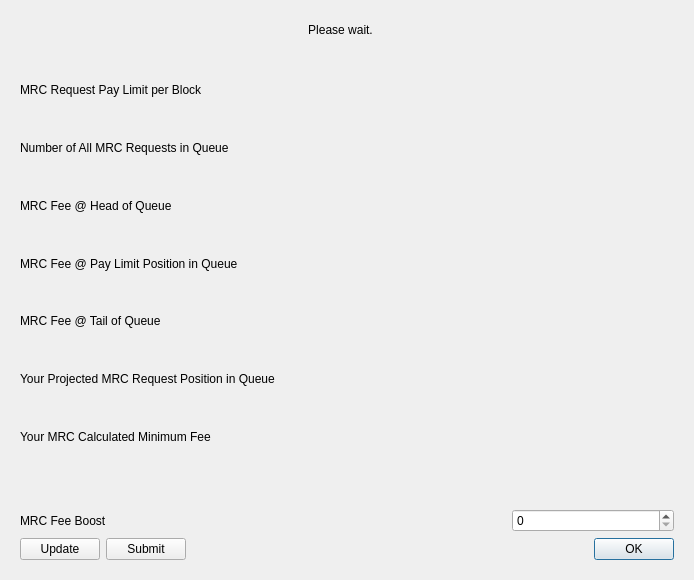
<?xml version="1.0" encoding="UTF-8"?>
<ui version="4.0">
 <class>MRCRequestPage</class>
 <widget class="QDialog" name="MRCRequestPage">
  <property name="geometry">
   <rect>
    <x>0</x>
    <y>0</y>
    <width>694</width>
    <height>580</height>
   </rect>
  </property>
  <property name="sizePolicy">
   <sizepolicy hsizetype="Preferred" vsizetype="Preferred">
    <horstretch>0</horstretch>
    <verstretch>0</verstretch>
   </sizepolicy>
  </property>
  <property name="windowTitle">
   <string>MRC Requests</string>
  </property>
  <layout class="QVBoxLayout" name="verticalLayout" stretch="0,0">
   <item>
    <widget class="QFrame" name="waitForNextBlockUpdateFrame">
     <layout class="QVBoxLayout" name="verticalLayout_5">
      <item>
       <layout class="QHBoxLayout" name="horizontalLayout">
        <item>
         <spacer name="horizontalSpacer">
          <property name="orientation">
           <enum>Qt::Horizontal</enum>
          </property>
          <property name="sizeHint" stdset="0">
           <size>
            <width>40</width>
            <height>20</height>
           </size>
          </property>
         </spacer>
        </item>
        <item>
         <widget class="QLabel" name="waitForBlockUpdateLabel">
          <property name="text">
           <string>Please wait.</string>
          </property>
          <property name="alignment">
           <set>Qt::AlignCenter</set>
          </property>
         </widget>
        </item>
        <item>
         <widget class="QLabel" name="waitForBlockUpdate">
          <property name="text">
           <string/>
          </property>
          <property name="pixmap">
           <pixmap resource="../bitcoin.qrc">:/icons/no_result</pixmap>
          </property>
         </widget>
        </item>
        <item>
         <spacer name="horizontalSpacer_2">
          <property name="orientation">
           <enum>Qt::Horizontal</enum>
          </property>
          <property name="sizeHint" stdset="0">
           <size>
            <width>40</width>
            <height>20</height>
           </size>
          </property>
         </spacer>
        </item>
       </layout>
      </item>
     </layout>
    </widget>
   </item>
   <item>
    <widget class="QFrame" name="mrcStatusSubmitFrame">
     <layout class="QVBoxLayout" name="verticalLayout_6" stretch="8,0,2,2">
      <item>
       <layout class="QGridLayout" name="gridLayout" columnstretch="300,100">
        <item row="3" column="0">
         <widget class="QLabel" name="mrcQueuePayLimitFeeLabel">
          <property name="text">
           <string>MRC Fee @ Pay Limit Position in Queue</string>
          </property>
         </widget>
        </item>
        <item row="4" column="0">
         <widget class="QLabel" name="mrcQueueTailFeeLabel">
          <property name="text">
           <string>MRC Fee @ Tail of Queue</string>
          </property>
         </widget>
        </item>
        <item row="5" column="1">
         <widget class="QLabel" name="mrcQueuePosition">
          <property name="toolTip">
           <string>Your projected or actual position among MRCs in the memory pool ordered by MRC fee in descending order</string>
          </property>
          <property name="text">
           <string/>
          </property>
         </widget>
        </item>
        <item row="1" column="0">
         <widget class="QLabel" name="numMRCInQueueLabel">
          <property name="text">
           <string>Number of All MRC Requests in Queue</string>
          </property>
         </widget>
        </item>
        <item row="1" column="1">
         <widget class="QLabel" name="numMRCInQueue">
          <property name="toolTip">
           <string>The number of MRCs in the memory pool</string>
          </property>
          <property name="text">
           <string/>
          </property>
         </widget>
        </item>
        <item row="5" column="0">
         <widget class="QLabel" name="mrcQueuePositionLabel">
          <property name="text">
           <string>Your Projected MRC Request Position in Queue</string>
          </property>
         </widget>
        </item>
        <item row="3" column="1">
         <widget class="QLabel" name="mrcQueuePayLimitFee">
          <property name="toolTip">
           <string>The MRC fee being paid by the MRC in the last position within the pay limit in the memory pool</string>
          </property>
          <property name="text">
           <string/>
          </property>
         </widget>
        </item>
        <item row="0" column="0">
         <widget class="QLabel" name="mrcQueueLimitLabel">
          <property name="toolTip">
           <string/>
          </property>
          <property name="text">
           <string>MRC Request Pay Limit per Block</string>
          </property>
         </widget>
        </item>
        <item row="6" column="0">
         <widget class="QLabel" name="mrcMinimumSubmitFeeLabel">
          <property name="text">
           <string>Your MRC Calculated Minimum Fee</string>
          </property>
         </widget>
        </item>
        <item row="6" column="1">
         <widget class="QLabel" name="mrcMinimumSubmitFee">
          <property name="toolTip">
           <string>The calculated minimum fee for the MRC. This may not be sufficient to submit the MRC if the queue is already full. In that case, you need to use the MRC fee boost to raise the fee to get your MRC in the queue.</string>
          </property>
          <property name="text">
           <string/>
          </property>
         </widget>
        </item>
        <item row="4" column="1">
         <widget class="QLabel" name="mrcQueueTailFee">
          <property name="toolTip">
           <string>The lowest MRC fee being paid of MRCs in the memory pool</string>
          </property>
          <property name="text">
           <string/>
          </property>
         </widget>
        </item>
        <item row="0" column="1">
         <widget class="QLabel" name="mrcQueueLimit">
          <property name="toolTip">
           <string>The maximum number of MRCs that can be paid per block</string>
          </property>
          <property name="text">
           <string/>
          </property>
         </widget>
        </item>
        <item row="2" column="1">
         <widget class="QLabel" name="mrcQueueHeadFee">
          <property name="toolTip">
           <string>The highest MRC fee being paid of MRCs in the memory pool</string>
          </property>
          <property name="text">
           <string/>
          </property>
         </widget>
        </item>
        <item row="2" column="0">
         <widget class="QLabel" name="mrcQueueHeadFeeLabel">
          <property name="text">
           <string>MRC Fee @ Head of Queue</string>
          </property>
         </widget>
        </item>
       </layout>
      </item>
      <item>
       <spacer name="verticalSpacer">
        <property name="orientation">
         <enum>Qt::Vertical</enum>
        </property>
        <property name="sizeHint" stdset="0">
         <size>
          <width>20</width>
          <height>40</height>
         </size>
        </property>
       </spacer>
      </item>
      <item>
       <layout class="QHBoxLayout" name="mrcFeeHorizontalLayout" stretch="300,100">
        <item>
         <widget class="QLabel" name="mrcFeeBoostLabel">
          <property name="text">
           <string>MRC Fee Boost</string>
          </property>
          <property name="alignment">
           <set>Qt::AlignLeading|Qt::AlignLeft|Qt::AlignVCenter</set>
          </property>
         </widget>
        </item>
        <item>
         <widget class="BitcoinAmountField" name="mrcFeeBoostSpinBox"/>
        </item>
       </layout>
      </item>
      <item>
       <layout class="QHBoxLayout" name="ButtonHorizontalLayout" stretch="0,0,0,0,0">
        <item>
         <widget class="QPushButton" name="mrcUpdateButton">
          <property name="text">
           <string>Update</string>
          </property>
         </widget>
        </item>
        <item>
         <widget class="QPushButton" name="mrcSubmitButton">
          <property name="text">
           <string>Submit</string>
          </property>
         </widget>
        </item>
        <item>
         <widget class="QLabel" name="SubmittedIconLabel">
          <property name="text">
           <string/>
          </property>
          <property name="pixmap">
           <pixmap resource="../bitcoin.qrc">:/icons/transaction_confirmed</pixmap>
          </property>
          <property name="scaledContents">
           <bool>false</bool>
          </property>
         </widget>
        </item>
        <item>
         <widget class="QLabel" name="ErrorIconLabel">
          <property name="text">
           <string/>
          </property>
          <property name="pixmap">
           <pixmap resource="../bitcoin.qrc">:/icons/warning</pixmap>
          </property>
          <property name="scaledContents">
           <bool>false</bool>
          </property>
         </widget>
        </item>
        <item>
         <widget class="QDialogButtonBox" name="mrcRequestButtonBox">
          <property name="standardButtons">
           <set>QDialogButtonBox::Ok</set>
          </property>
         </widget>
        </item>
       </layout>
      </item>
     </layout>
    </widget>
   </item>
  </layout>
 </widget>
 <customwidgets>
  <customwidget>
   <class>BitcoinAmountField</class>
   <extends>QSpinBox</extends>
   <header>bitcoinamountfield.h</header>
   <container>1</container>
  </customwidget>
 </customwidgets>
 <resources>
  <include location="../bitcoin.qrc"/>
 </resources>
 <connections/>
</ui>
